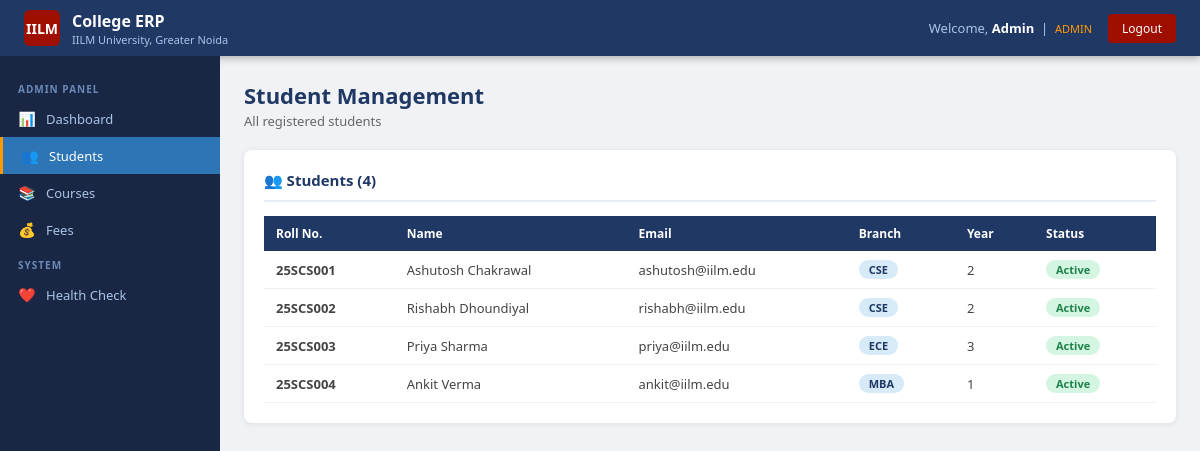
/admin/students (signed in), run on the app's committed database.
### tables this page shows
CREATE TABLE users (
        id INTEGER PRIMARY KEY AUTOINCREMENT,
        name TEXT NOT NULL,
        email TEXT UNIQUE NOT NULL,
        password TEXT NOT NULL,
        role TEXT NOT NULL DEFAULT 'student',
        roll_no TEXT,
        branch TEXT,
        year INTEGER DEFAULT 1
    );

### app.py (the view)
@app.route("/admin/students")
@login_required
@admin_required
def admin_students():
    conn = get_db()
    students = conn.execute("SELECT * FROM users WHERE role='student' ORDER BY id").fetchall()
    conn.close()
    return render_template("admin_students.html", students=students)

### app.py (called while the page is built)
def get_db():
    conn = sqlite3.connect(DB)
    conn.row_factory = sqlite3.Row
    return conn

def login_required(f):
    @wraps(f)
    def decorated(*args, **kwargs):
        if "user_id" not in session:
            return redirect(url_for("login"))
        return f(*args, **kwargs)
    return decorated

def admin_required(f):
    @wraps(f)
    def decorated(*args, **kwargs):
        if session.get("role") != "admin":
            flash("Admin access required","danger")
            return redirect(url_for("dashboard"))
        return f(*args, **kwargs)
    return decorated

### templates/admin_students.html (shortened to what this page needs)
{% extends "base.html" %}
{% block content %}
<div class="page-header"><h1>Student Management</h1><p>All registered students</p></div>
<div class="card">
  <div class="card-header">👥 Students ({{ students|length }})</div>
  <table>
    <tr><th>Roll No.</th><th>Name</th><th>Email</th><th>Branch</th><th>Year</th><th>Status</th></tr>
    {% for s in students %}
    <tr>
      <td><strong>{{ s.roll_no }}</strong></td>
      <td>{{ s.name }}</td>
      <td>{{ s.email }}</td>
      <td><span class="badge badge-blue">{{ s.branch }}</span></td>
      <td>{{ s.year }}</td>
      <td><span class="badge badge-green">Active</span></td>
    </tr>
    {% endfor %}
  </table>
</div>
{% endblock %}

### templates/base.html (style rules this page uses)
* { margin:0;padding:0;box-sizing:border-box; }
body { font-family:'Segoe UI',Arial,sans-serif;background:#f0f2f5;min-height:100vh; }
.page-header { margin-bottom:20px; }
.page-header h1 { font-size:22px;color:#1F3864;font-weight:700; }
.page-header p { color:#666;font-size:13px;margin-top:2px; }
.card { background:white;border-radius:8px;padding:20px;box-shadow:0 1px 6px rgba(0,0,0,0.08);margin-bottom:16px; }
.card-header { font-size:15px;font-weight:700;color:#1F3864;margin-bottom:14px;padding-bottom:10px;border-bottom:2px solid #e8edf5; }
table { width:100%;border-collapse:collapse;font-size:13px; }
th { background:#1F3864;color:white;padding:9px 12px;text-align:left;font-weight:600;font-size:12px; }
td { padding:9px 12px;border-bottom:1px solid #f0f0f0;color:#444; }
.badge { display:inline-block;padding:2px 10px;border-radius:10px;font-size:11px;font-weight:600; }
.badge-green { background:#d5f5e3;color:#1d8348; }
.badge-blue { background:#d6eaf8;color:#1F3864; }

### data on the page
users: roll_no "25SCS001", name "Ashutosh Chakrawal", email "ashutosh@iilm.edu", branch "CSE", year "2"
users: roll_no "25SCS002", name "Rishabh Dhoundiyal", email "rishabh@iilm.edu", branch "CSE", year "2"
users: roll_no "25SCS003", name "Priya Sharma", email "priya@iilm.edu", branch "ECE", year "3"
users: roll_no "25SCS004", name "Ankit Verma", email "ankit@iilm.edu", branch "MBA", year "1"

### other printed values
{{ session.name }} "Admin"
{{ session.role }} "ADMIN"
{{ students|length }} "4"
